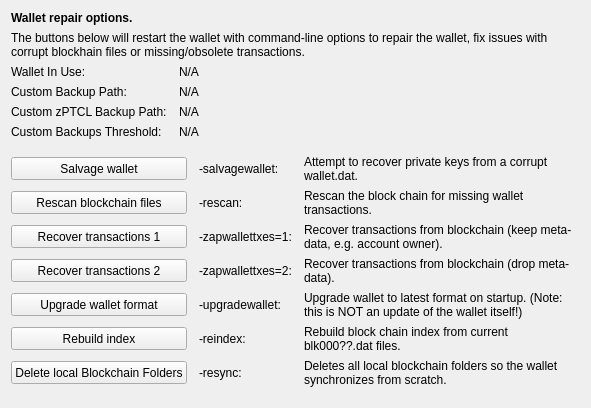
     <widget class="QWidget" name="tab_repair">
      <attribute name="title">
       <string>&amp;Wallet Repair</string>
      </attribute>
      <layout class="QGridLayout" name="gridLayout_4" columnstretch="0,0,0,0">
       <property name="horizontalSpacing">
        <number>12</number>
       </property>
       <item row="0" column="0" colspan="4">
        <widget class="QLabel" name="label_repair_header">
         <property name="font">
          <font>
           <weight>75</weight>
           <bold>true</bold>
          </font>
         </property>
         <property name="text">
          <string>Wallet repair options.</string>
         </property>
        </widget>
       </item>
       <item row="1" column="0" colspan="4">
        <widget class="QLabel" name="label_repair_helptext">
         <property name="font">
          <font>
           <weight>50</weight>
           <bold>false</bold>
          </font>
         </property>
         <property name="text">
          <string>The buttons below will restart the wallet with command-line options to repair the wallet, fix issues with corrupt blockhain files or missing/obsolete transactions.</string>
         </property>
         <property name="wordWrap">
          <bool>true</bool>
         </property>
        </widget>
       </item>
       <item row="2" column="0">
        <widget class="QLabel" name="wallet_path_label">
         <property name="text">
          <string>Wallet In Use:</string>
         </property>
        </widget>
       </item>
       <item row="2" column="1" colspan="3">
        <widget class="QLabel" name="wallet_path">
         <property name="cursor">
          <cursorShape>IBeamCursor</cursorShape>
         </property>
         <property name="text">
          <string>N/A</string>
         </property>
         <property name="textFormat">
          <enum>Qt::PlainText</enum>
         </property>
         <property name="textInteractionFlags">
          <set>Qt::LinksAccessibleByMouse|Qt::TextSelectableByKeyboard|Qt::TextSelectableByMouse</set>
         </property>
        </widget>
       </item>
       <item row="3" column="0">
        <widget class="QLabel" name="wallet_custombackuppath_label">
         <property name="visible">
          <bool>false</bool>
         </property>
         <property name="text">
          <string>Custom Backup Path:</string>
         </property>
        </widget>
       </item>
       <item row="3" column="1" colspan="3">
        <widget class="QLabel" name="wallet_custombackuppath">
         <property name="cursor">
          <cursorShape>IBeamCursor</cursorShape>
         </property>
         <property name="visible">
          <bool>false</bool>
         </property>
         <property name="text">
          <string>N/A</string>
         </property>
         <property name="textFormat">
          <enum>Qt::PlainText</enum>
         </property>
         <property name="textInteractionFlags">
          <set>Qt::LinksAccessibleByMouse|Qt::TextSelectableByKeyboard|Qt::TextSelectableByMouse</set>
         </property>
        </widget>
       </item>
       <item row="4" column="0">
        <widget class="QLabel" name="wallet_customzbibbackuppath_label">
         <property name="visible">
          <bool>false</bool>
         </property>
         <property name="text">
          <string>Custom zPTCL Backup Path:</string>
         </property>
        </widget>
       </item>
       <item row="4" column="1" colspan="3">
        <widget class="QLabel" name="wallet_customzbibbackuppath">
         <property name="cursor">
          <cursorShape>IBeamCursor</cursorShape>
         </property>
         <property name="visible">
          <bool>false</bool>
         </property>
         <property name="text">
          <string>N/A</string>
         </property>
         <property name="textFormat">
          <enum>Qt::PlainText</enum>
         </property>
         <property name="textInteractionFlags">
          <set>Qt::LinksAccessibleByMouse|Qt::TextSelectableByKeyboard|Qt::TextSelectableByMouse</set>
         </property>
        </widget>
       </item>
       <item row="5" column="0">
        <widget class="QLabel" name="wallet_custombackupthreshold_label">
         <property name="visible">
          <bool>false</bool>
         </property>
         <property name="text">
          <string>Custom Backups Threshold:</string>
         </property>
        </widget>
       </item>
       <item row="5" column="1" colspan="3">
        <widget class="QLabel" name="wallet_custombackupthreshold">
         <property name="cursor">
          <cursorShape>IBeamCursor</cursorShape>
         </property>
         <property name="visible">
          <bool>false</bool>
         </property>
         <property name="text">
          <string>N/A</string>
         </property>
         <property name="textFormat">
          <enum>Qt::PlainText</enum>
         </property>
         <property name="textInteractionFlags">
          <set>Qt::LinksAccessibleByMouse|Qt::TextSelectableByKeyboard|Qt::TextSelectableByMouse</set>
         </property>
        </widget>
       </item>
       <item row="6" column="0">
        <spacer name="verticalSpacer_repair1">
         <property name="orientation">
          <enum>Qt::Vertical</enum>
         </property>
         <property name="sizeHint" stdset="0">
          <size>
           <width>10</width>
           <height>10</height>
          </size>
         </property>
        </spacer>
       </item>
       <item row="7" column="0" colspan="2">
        <widget class="QPushButton" name="btn_salvagewallet">
         <property name="minimumSize">
          <size>
           <width>100</width>
           <height>23</height>
          </size>
         </property>
         <property name="text">
          <string>Salvage wallet</string>
         </property>
        </widget>
       </item>
       <item row="7" column="2">
        <widget class="QLabel" name="label_repair_salvage_command">
         <property name="text">
          <string notr="true">-salvagewallet:</string>
         </property>
        </widget>
       </item>
       <item row="7" column="3">
        <widget class="QLabel" name="label_repair_salvage">
         <property name="text">
          <string>Attempt to recover private keys from a corrupt wallet.dat.</string>
         </property>
         <property name="wordWrap">
          <bool>true</bool>
         </property>
        </widget>
       </item>
       <item row="8" column="0" colspan="2">
        <widget class="QPushButton" name="btn_rescan">
         <property name="minimumSize">
          <size>
           <width>100</width>
           <height>23</height>
          </size>
         </property>
         <property name="text">
          <string>Rescan blockchain files</string>
         </property>
        </widget>
       </item>
       <item row="8" column="2">
        <widget class="QLabel" name="label_repair_rescan_command">
         <property name="text">
          <string notr="true">-rescan:</string>
         </property>
        </widget>
       </item>
       <item row="8" column="3">
        <widget class="QLabel" name="label_repair_rescan">
         <property name="text">
          <string>Rescan the block chain for missing wallet transactions.</string>
         </property>
         <property name="wordWrap">
          <bool>true</bool>
         </property>
        </widget>
       </item>
       <item row="9" column="0" colspan="2">
        <widget class="QPushButton" name="btn_zapwallettxes1">
         <property name="minimumSize">
          <size>
           <width>100</width>
           <height>23</height>
          </size>
         </property>
         <property name="text">
          <string>Recover transactions 1</string>
         </property>
        </widget>
       </item>
       <item row="9" column="2">
        <widget class="QLabel" name="label_repair_zap1_command">
         <property name="text">
          <string notr="true">-zapwallettxes=1:</string>
         </property>
        </widget>
       </item>
       <item row="9" column="3">
        <widget class="QLabel" name="label_repair_zap1">
         <property name="text">
          <string>Recover transactions from blockchain (keep meta-data, e.g. account owner).</string>
         </property>
         <property name="wordWrap">
          <bool>true</bool>
         </property>
        </widget>
       </item>
       <item row="10" column="0" colspan="2">
        <widget class="QPushButton" name="btn_zapwallettxes2">
         <property name="minimumSize">
          <size>
           <width>100</width>
           <height>23</height>
          </size>
         </property>
         <property name="text">
          <string>Recover transactions 2</string>
         </property>
        </widget>
       </item>
       <item row="10" column="2">
        <widget class="QLabel" name="label_repair_zap2_command">
         <property name="text">
          <string notr="true">-zapwallettxes=2:</string>
         </property>
        </widget>
       </item>
       <item row="10" column="3">
        <widget class="QLabel" name="label_repair_zap2">
         <property name="text">
          <string>Recover transactions from blockchain (drop meta-data).</string>
         </property>
         <property name="wordWrap">
          <bool>true</bool>
         </property>
        </widget>
       </item>
       <item row="11" column="0" colspan="2">
        <widget class="QPushButton" name="btn_upgradewallet">
         <property name="minimumSize">
          <size>
           <width>100</width>
           <height>23</height>
          </size>
         </property>
         <property name="text">
          <string>Upgrade wallet format</string>
         </property>
        </widget>
       </item>
       <item row="11" column="2">
        <widget class="QLabel" name="label_repair_upgrade_command">
         <property name="text">
          <string notr="true">-upgradewallet:</string>
         </property>
        </widget>
       </item>
       <item row="11" column="3">
        <widget class="QLabel" name="label_repair_upgrade">
         <property name="text">
          <string>Upgrade wallet to latest format on startup. (Note: this is NOT an update of the wallet itself!)</string>
         </property>
         <property name="wordWrap">
          <bool>true</bool>
         </property>
        </widget>
       </item>
       <item row="12" column="0" colspan="2">
        <widget class="QPushButton" name="btn_reindex">
         <property name="minimumSize">
          <size>
           <width>100</width>
           <height>23</height>
          </size>
         </property>
         <property name="text">
          <string>Rebuild index</string>
         </property>
        </widget>
       </item>
       <item row="12" column="2">
        <widget class="QLabel" name="label_repair_reindex_command">
         <property name="text">
          <string notr="true">-reindex:</string>
         </property>
        </widget>
       </item>
       <item row="12" column="3">
        <widget class="QLabel" name="label_repair_reindex">
         <property name="text">
          <string>Rebuild block chain index from current blk000??.dat files.</string>
         </property>
         <property name="wordWrap">
          <bool>true</bool>
         </property>
        </widget>
       </item>
       <item row="13" column="0" colspan="2">
        <widget class="QPushButton" name="btn_resync">
         <property name="minimumSize">
          <size>
           <width>100</width>
           <height>23</height>
          </size>
         </property>
         <property name="text">
          <string>Delete local Blockchain Folders</string>
         </property>
        </widget>
       </item>
       <item row="13" column="2">
        <widget class="QLabel" name="label_repair_resync_command">
         <property name="text">
          <string>-resync:</string>
         </property>
        </widget>
       </item>
       <item row="13" column="3">
        <widget class="QLabel" name="label_repair_resync">
         <property name="text">
          <string>Deletes all local blockchain folders so the wallet synchronizes from scratch.</string>
         </property>
         <property name="wordWrap">
          <bool>true</bool>
         </property>
        </widget>
       </item>
       <item row="14" column="0">
        <spacer name="verticalSpacer_repair2">
         <property name="orientation">
          <enum>Qt::Vertical</enum>
         </property>
         <property name="sizeHint" stdset="0">
          <size>
           <width>20</width>
           <height>10</height>
          </size>
         </property>
        </spacer>
       </item>
      </layout>
     </widget>
